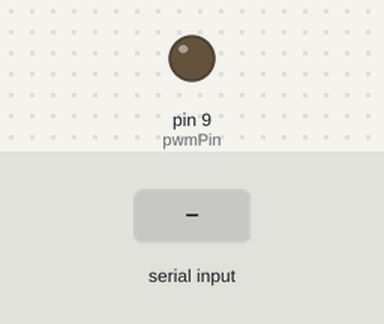
The sketch below on a simulated Arduino Uno, built with avr-gcc and run on an emulated ATmega328P. Parts: output pins drawn as LEDs (lit = HIGH). The inputs (shaded band) are chosen by the test bench.

Above: at 1.2 s.
1.3 s: byte 30 received over Serial
At 2.5 s:
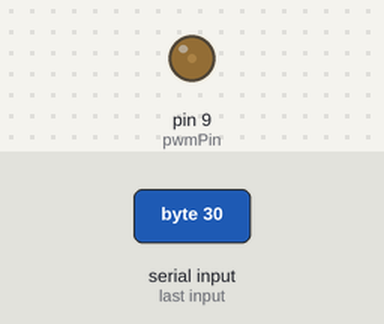
2.8 s: byte 90 received over Serial
At 3.8 s:
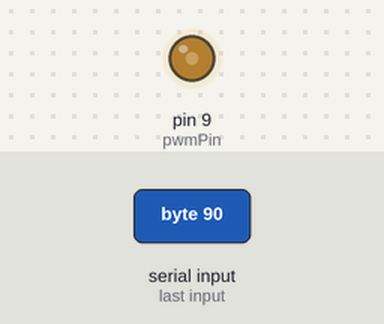
Timing chart, 0 to 5.8 s (numbered marks = the images above; inputs shaded):
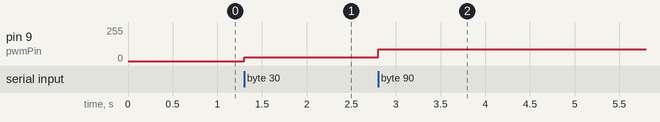

Measured:
- after the input at 1.3 s, pin 9 (pwmPin): 0/255 → 30/255 at once
- after the input at 2.8 s, pin 9 (pwmPin): 30/255 → 90/255 at once

The sketch:

Arduino_Teensy.ino
```cpp
// Define the PWM pin
const int pwmPin = 9;

void setup() {
  // Initialize serial communication at 9600 baud rate
  Serial.begin(9600);

  // Set the PWM pin as an output
  pinMode(pwmPin, OUTPUT);
}

void loop() {
  // Check if data is available to read from Serial port
  if (Serial.available() > 0) {
    // Read the incoming byte
    int dutyCycle = Serial.read();

    analogWrite(pwmPin, dutyCycle);
  }
}
```
